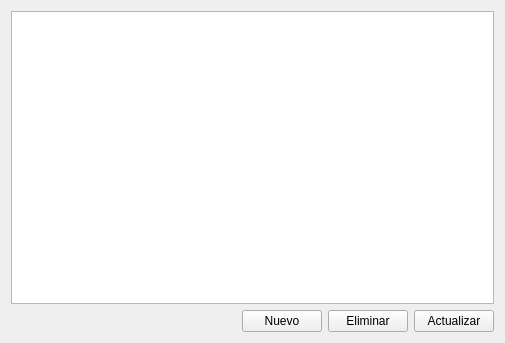
<?xml version="1.0" encoding="UTF-8"?>
<ui version="4.0">
 <class>Widget</class>
 <widget class="QWidget" name="Widget">
  <property name="geometry">
   <rect>
    <x>0</x>
    <y>0</y>
    <width>505</width>
    <height>343</height>
   </rect>
  </property>
  <property name="windowTitle">
   <string>Widget</string>
  </property>
  <layout class="QVBoxLayout" name="verticalLayout">
   <item>
    <widget class="QTableView" name="tableView"/>
   </item>
   <item>
    <layout class="QHBoxLayout" name="horizontalLayout">
     <item>
      <spacer name="horizontalSpacer">
       <property name="orientation">
        <enum>Qt::Horizontal</enum>
       </property>
       <property name="sizeHint" stdset="0">
        <size>
         <width>40</width>
         <height>20</height>
        </size>
       </property>
      </spacer>
     </item>
     <item>
      <widget class="QPushButton" name="nuevo">
       <property name="text">
        <string>Nuevo</string>
       </property>
      </widget>
     </item>
     <item>
      <widget class="QPushButton" name="eliminar">
       <property name="text">
        <string>Eliminar</string>
       </property>
      </widget>
     </item>
     <item>
      <widget class="QPushButton" name="actualizar">
       <property name="text">
        <string>Actualizar</string>
       </property>
      </widget>
     </item>
    </layout>
   </item>
  </layout>
 </widget>
 <layoutdefault spacing="6" margin="11"/>
 <resources/>
 <connections/>
</ui>
